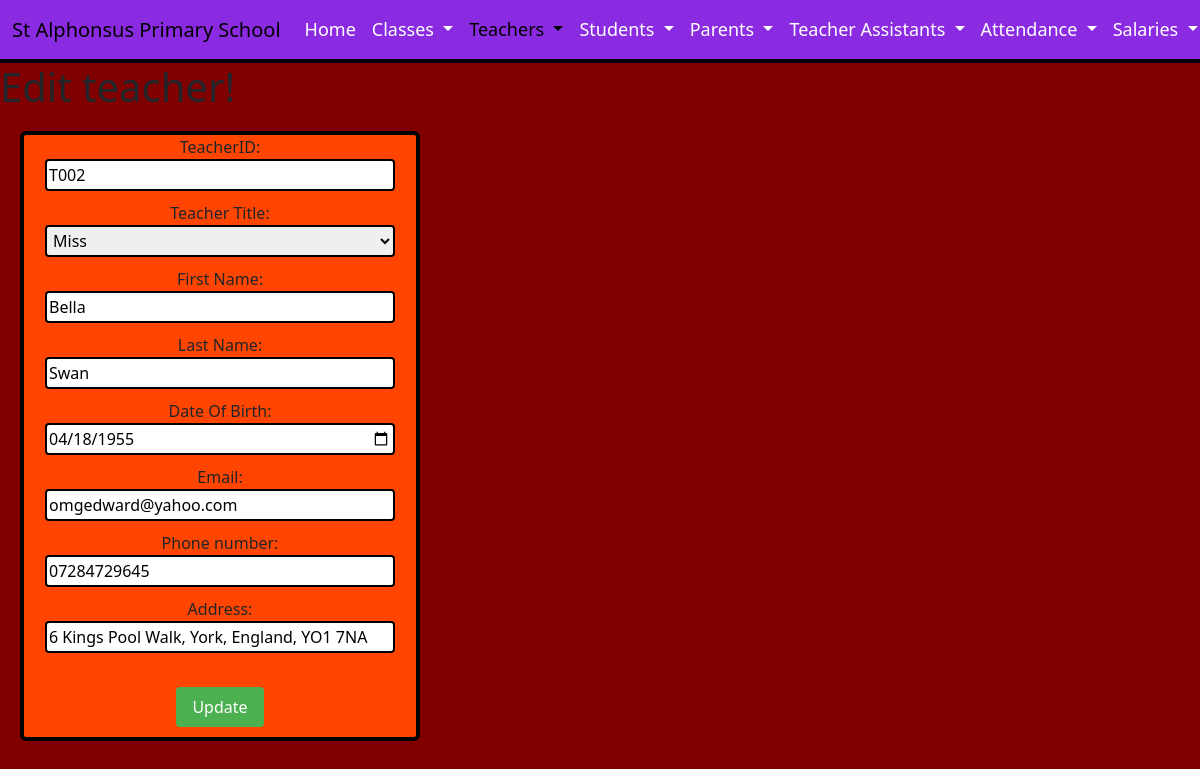
Page /DigitalWebsite/EditTeacherUpdate.php?id=T002 on the committed database.
### tables this page shows
CREATE TABLE `teachers` (
  `teacherID` varchar(50) NOT NULL,
  `teacherTitle` varchar(50) DEFAULT NULL,
  `teacherName` varchar(50) DEFAULT NULL,
  `teacherSurname` varchar(50) DEFAULT NULL,
  `teacherDOB` date DEFAULT NULL,
  `teacherEmail` varchar(100) DEFAULT NULL,
  `teacherPhone` varchar(50) DEFAULT NULL,
  `teacherAddress` varchar(100) DEFAULT NULL,
  `teacherSalary` decimal(10,0) DEFAULT NULL
);

### DigitalWebsite/EditTeacherUpdate.php (the view, shortened to what this page needs)
<!DOCTYPE html>
 <html lang="en">
    <head>
      <link href="https://cdn.jsdelivr.net/npm/bootstrap@5.3.2/dist/css/bootstrap.min.css" rel="stylesheet">
    </head>
    <body>
      <nav class="navbar navbar-expand-lg bg-maroon">
        <div class="container-fluid">
          <a class="navbar-brand" href="index.html">St Alphonsus Primary School</a>
          <div class="collapse navbar-collapse" id="navbarNavDropdown">
            <ul class="navbar-nav">
              <li class="nav-item">
                <a class="nav-link" href="index.html">Home</a>
              </li>
              <li class="nav-item dropdown">
                <a class="nav-link dropdown-toggle" href="#" role="button" data-bs-toggle="dropdown" aria-expanded="false">
                  Classes
                </a>
              </li>
              <li class="nav-item dropdown">
                <a class="nav-link dropdown-toggle active" href="#" role="button" data-bs-toggle="dropdown" aria-expanded="false">
                  Teachers
                </a>
              </li>
              <li class="nav-item dropdown">
                <a class="nav-link dropdown-toggle" href="#" role="button" data-bs-toggle="dropdown" aria-expanded="false">
                  Students
                </a>
              </li>
              <li class="nav-item dropdown">
                <a class="nav-link dropdown-toggle" href="#" role="button" data-bs-toggle="dropdown" aria-expanded="false">
                  Parents
                </a>
              </li>
              <li class="nav-item dropdown">
                <a class="nav-link dropdown-toggle" href="#" role="button" data-bs-toggle="dropdown" aria-expanded="false">
                  Teacher Assistants
                </a>
              </li>
              <li class="nav-item dropdown">
                <a class="nav-link dropdown-toggle" href="#" role="button" data-bs-toggle="dropdown" aria-expanded="false">
                  Attendance
                </a>
              </li>
              <li class="nav-item dropdown">
                <a class="nav-link dropdown-toggle" href="#" role="button" data-bs-toggle="dropdown" aria-expanded="false">
                  Salaries
                </a>
              </li>
            </ul>
          </div>
        </div>
      </nav>
      <?php
        $teacherID = $_GET['id'];
        $servername = "127.0.0.1";
        $username = "root";
        $password = "";
        $database = "school";
        $conn = new mysqli($servername, $username, $password, $database);
        $sql = "SELECT * FROM teachers WHERE teacherID = '$teacherID'";
        $result = $conn->query($sql);
        if ($result->num_rows > 0) {
          $row = $result->fetch_assoc();
      ?>
      <h1>Edit teacher!</h1>
      <form action="EditTeacherUpdateSubmit.php" method="POST">
          TeacherID: <input type="text" id="teacherID" name="teacherID" value="<?php echo $row['teacherID']; ?>" readonly><br>
          Teacher Title:
          <select id="teacherTitle" name="teacherTitle">
          <option value="Miss" <?php if($row['teacherTitle'] == "Miss") echo "selected"; ?>>Miss</option>
          </select><br>
          First Name: <input type="text" id="teacherName" name="teacherName" placeholder="e.g. John" pattern="[A-Za-z]+" title="Please enter a valid First name (no numbers)" value="<?php echo $row['teacherName']; ?>" required><br>
          Last Name: <input type="text" id="teacherSurname" name="teacherSurname" placeholder="e.g. Smith" pattern="[A-Za-z]+" title="Please enter a valid Surname (no numbers)" value="<?php echo $row['teacherSurname']; ?>" required><br>
          Date Of Birth: <input type="date" id="teacherDOB" name="teacherDOB" value="<?php echo $row['teacherDOB']; ?>" required><br>
          Email: <input type="email" id="teacherEmail" name="teacherEmail" placeholder="e.g. example@outlook.com" value="<?php echo $row['teacherEmail']; ?>" required><br>
          Phone number: <input type="tel" id="teacherPhone" name="teacherPhone" placeholder="e.g. 07826482714" value="<?php echo $row['teacherPhone']; ?>" required><br>
          Address: <input type="text" id="teacherAddress" name="teacherAddress" placeholder="House number street, city, country, postcode" value="<?php echo $row['teacherAddress']; ?>" required><br><br>
          <input type="submit" value="Update">
      </form>
      <?php
        } else {
          echo "No record found.";
        }
      ?>
    </body>
</html>

### DigitalWebsite/EditTeacherUpdate.php (style rules this page uses)
body { margin: 0; padding: 0; background-color: maroon; }
.navbar { background-color: blueviolet; border-bottom: 4px solid black; }
.navbar-nav .nav-link { font-size: 18px; color: white; }
form { width: 400px; margin-top: 20px; margin-left: 20px; background-color: orangered; justify-content: center; text-align: center; border: solid 4px black; border-radius: 6px; }
select { border: 2px solid black; border-radius: 4px; padding: 2px; margin-bottom: 10px; width: 350px; }
input[type="text"], input[type="email"], input[type="tel"], input[type="number"], input[type="date"] { border: 2px solid black; border-radius: 4px; padding: 2px; margin-bottom: 10px; width: 350px; }
input[type="submit"] { padding: 8px 16px; margin-bottom: 10px; background-color: #4CAF50; color: white; border: none; border-radius: 4px; cursor: pointer; }

### rows in the picture
teachers: teacherID "T002", teacherTitle "Miss", teacherName "Bella", teacherSurname "Swan", teacherDOB "04/18/1955", teacherEmail "omgedward@yahoo.com", teacherPhone "07284729645", teacherAddress "6 Kings Pool Walk, York, England, YO1 7NA"
